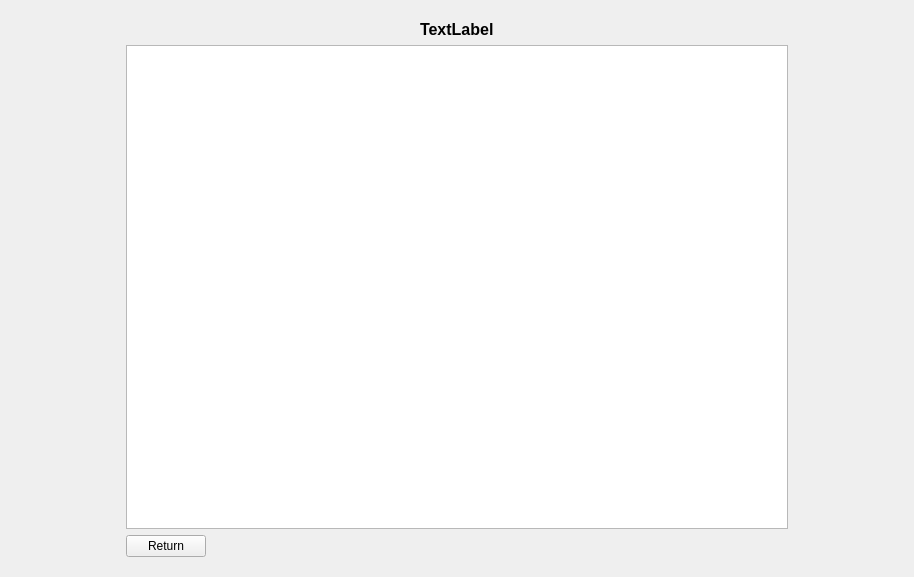
<?xml version="1.0" encoding="UTF-8"?>
<ui version="4.0">
 <class>CourseUnitInfo</class>
 <widget class="QWidget" name="CourseUnitInfo">
  <property name="geometry">
   <rect>
    <x>0</x>
    <y>0</y>
    <width>914</width>
    <height>577</height>
   </rect>
  </property>
  <property name="windowTitle">
   <string>Form</string>
  </property>
  <layout class="QHBoxLayout" name="horizontalLayout">
   <item>
    <widget class="OutputRelativeSkillsPanel" name="outDeltaSkills" native="true">
     <property name="sizePolicy">
      <sizepolicy hsizetype="Preferred" vsizetype="Preferred">
       <horstretch>0</horstretch>
       <verstretch>0</verstretch>
      </sizepolicy>
     </property>
     <property name="minimumSize">
      <size>
       <width>100</width>
       <height>100</height>
      </size>
     </property>
    </widget>
   </item>
   <item>
    <widget class="QWidget" name="info" native="true">
     <layout class="QVBoxLayout" name="verticalLayout">
      <item alignment="Qt::AlignHCenter">
       <widget class="QLabel" name="cuName">
        <property name="font">
         <font>
          <pointsize>12</pointsize>
          <weight>75</weight>
          <bold>true</bold>
         </font>
        </property>
        <property name="text">
         <string>TextLabel</string>
        </property>
       </widget>
      </item>
      <item>
       <widget class="QTextEdit" name="cuDescr">
        <property name="readOnly">
         <bool>true</bool>
        </property>
       </widget>
      </item>
      <item>
       <layout class="QHBoxLayout" name="horizontalLayout_2">
        <item>
         <widget class="QPushButton" name="returnBack">
          <property name="text">
           <string>Return</string>
          </property>
         </widget>
        </item>
        <item>
         <spacer name="horizontalSpacer">
          <property name="orientation">
           <enum>Qt::Horizontal</enum>
          </property>
          <property name="sizeHint" stdset="0">
           <size>
            <width>40</width>
            <height>20</height>
           </size>
          </property>
         </spacer>
        </item>
       </layout>
      </item>
     </layout>
    </widget>
   </item>
   <item>
    <widget class="ClientChat" name="chat" native="true">
     <property name="sizePolicy">
      <sizepolicy hsizetype="Maximum" vsizetype="Preferred">
       <horstretch>0</horstretch>
       <verstretch>0</verstretch>
      </sizepolicy>
     </property>
     <property name="minimumSize">
      <size>
       <width>100</width>
       <height>100</height>
      </size>
     </property>
    </widget>
   </item>
  </layout>
 </widget>
 <customwidgets>
  <customwidget>
   <class>OutputRelativeSkillsPanel</class>
   <extends>QWidget</extends>
   <header>StudentClient/OutputRelativeSkillsPanel/outputrelativeskillspanel.h</header>
   <container>1</container>
  </customwidget>
  <customwidget>
   <class>ClientChat</class>
   <extends>QWidget</extends>
   <header>ClientChat/clientchat.h</header>
   <container>1</container>
  </customwidget>
 </customwidgets>
 <resources/>
 <connections/>
</ui>
